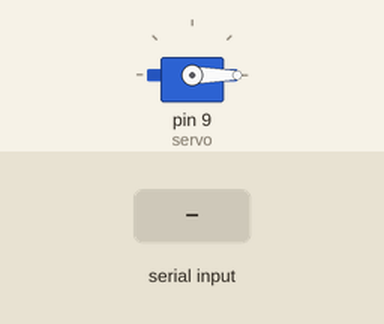
Recording of a sketch running on a simulated Arduino Uno, built with avr-gcc and run on an emulated ATmega328P. Parts: servo. Inputs (shaded band) come from the test bench. What the sketch prints to the serial monitor is not drawn.

Above: at 1.0 s.
1.1 s: "U" received over Serial
At 2.4 s:
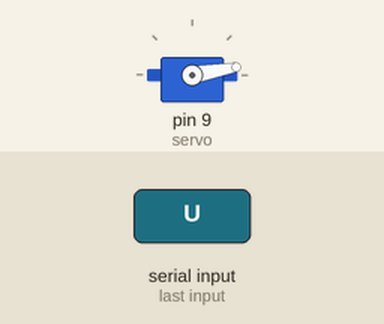
2.7 s: "U" received over Serial
At 3.6 s:
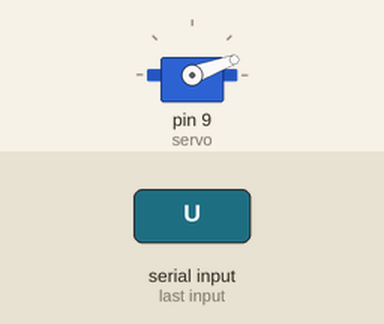
4.2 s: "D" received over Serial
At 4.7 s:
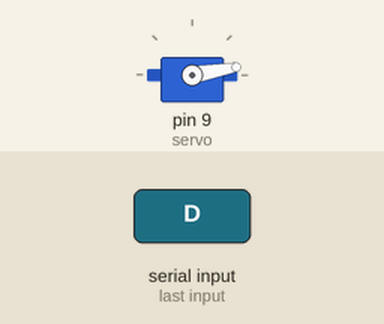
Timing chart, 0 to 7.2 s (numbered marks = the images above; inputs shaded):
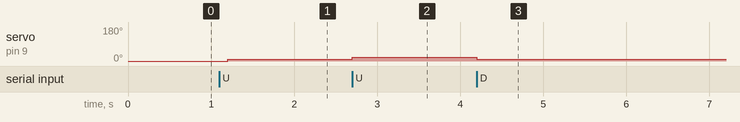

Measured:
- after the input at 1.1 s, servo on pin 9 (servo): 0° → 10° after 0.10 s
- after the input at 2.7 s, servo on pin 9 (servo): 10° → 20° at once
- after the input at 4.2 s, servo on pin 9 (servo): 20° → 10° at once

The sketch:

ServoArduino.ino
```cpp
#include <Servo.h>

#define DIFF_ANGULO 10

Servo servo;
int angulo;

void setup() {
  Serial.begin(9600);

  servo.attach(9);
  angulo = 0;
  servo.write(angulo);

  establishContact();
}

void loop() {
  char inByte;

  if (Serial.available() > 0) {
    // get incoming byte:
    inByte = Serial.read();

    if (inByte == 'U')
      angulo += DIFF_ANGULO;

    if (inByte == 'D')
      angulo -= DIFF_ANGULO;

    servo.write(angulo);
  }
}

void establishContact() {
  while (Serial.available() <= 0) {
    Serial.print('A\n');   // send a capital A\n
    delay(300);
  }
}
```
